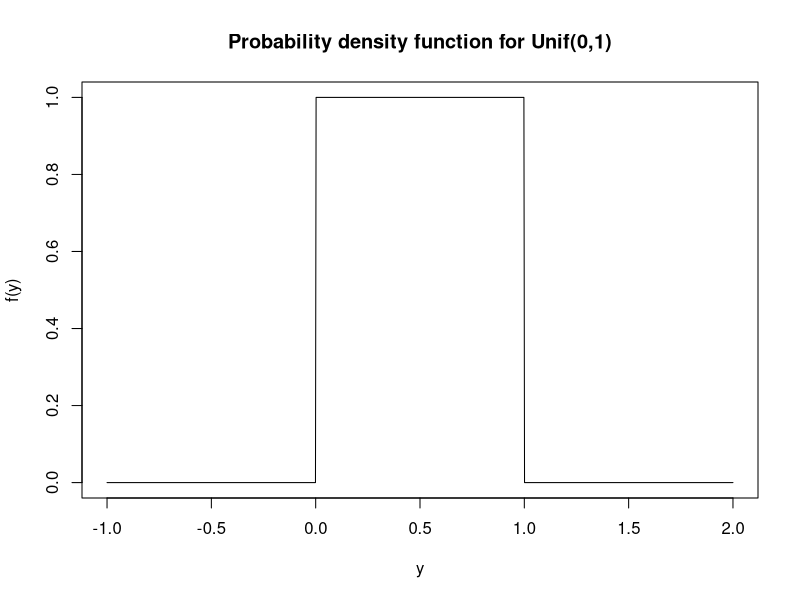
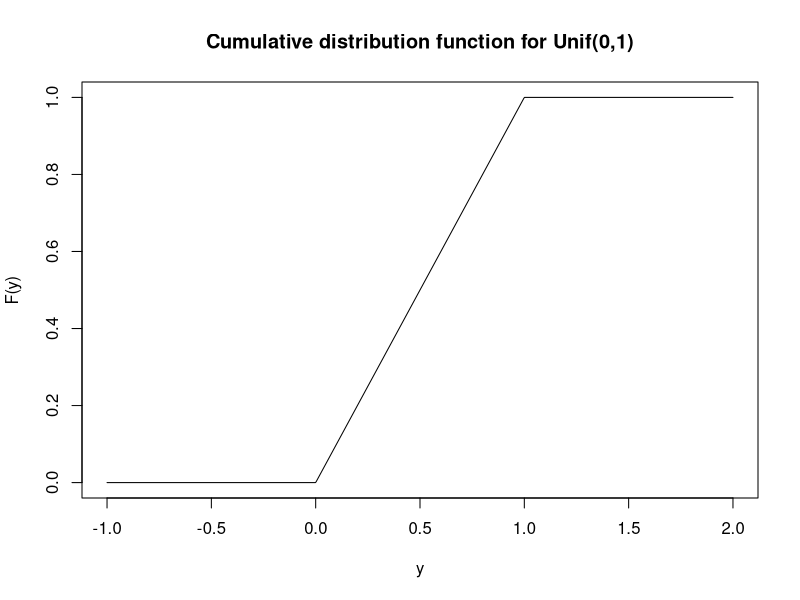
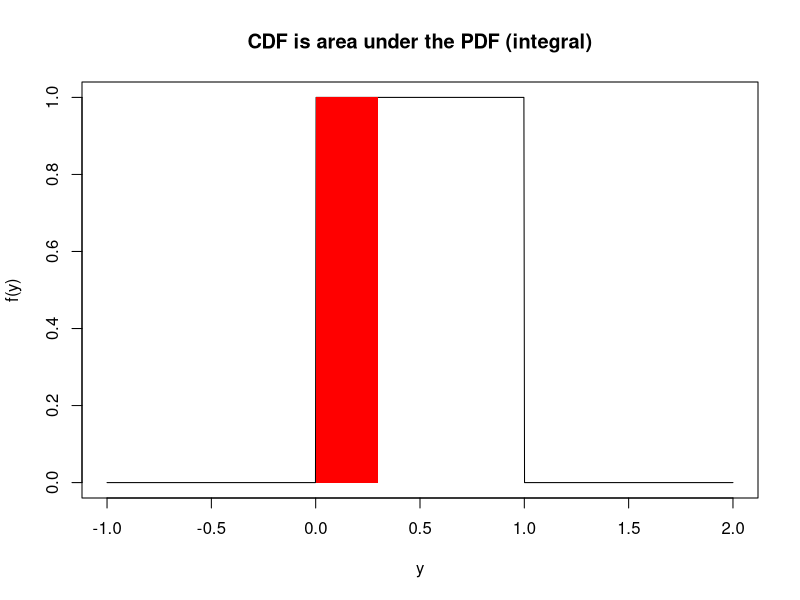
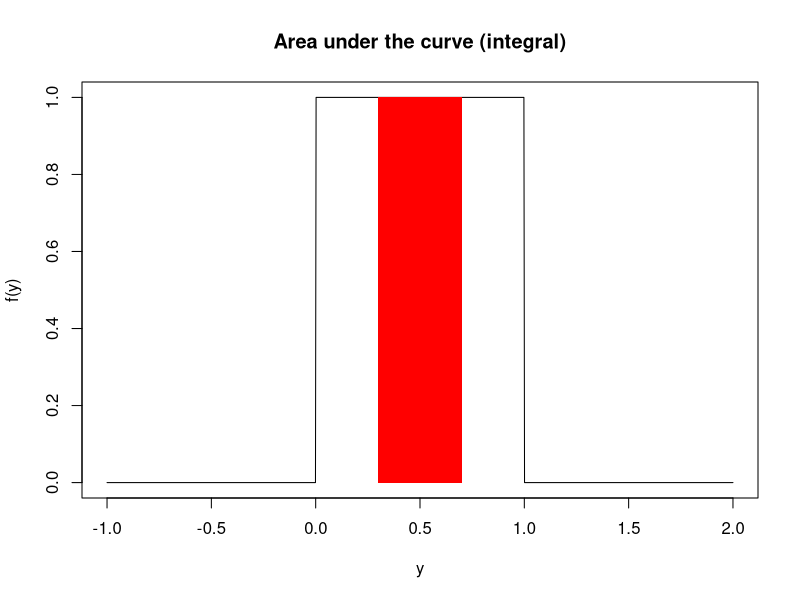
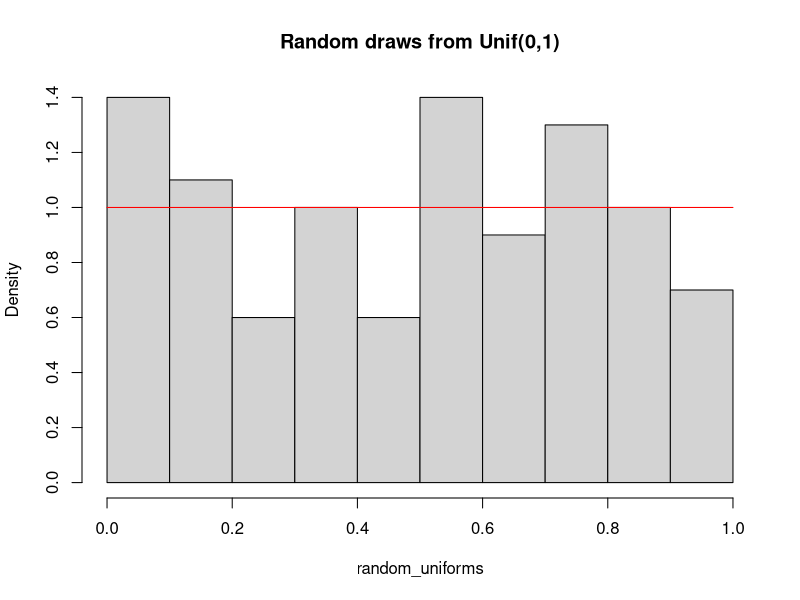
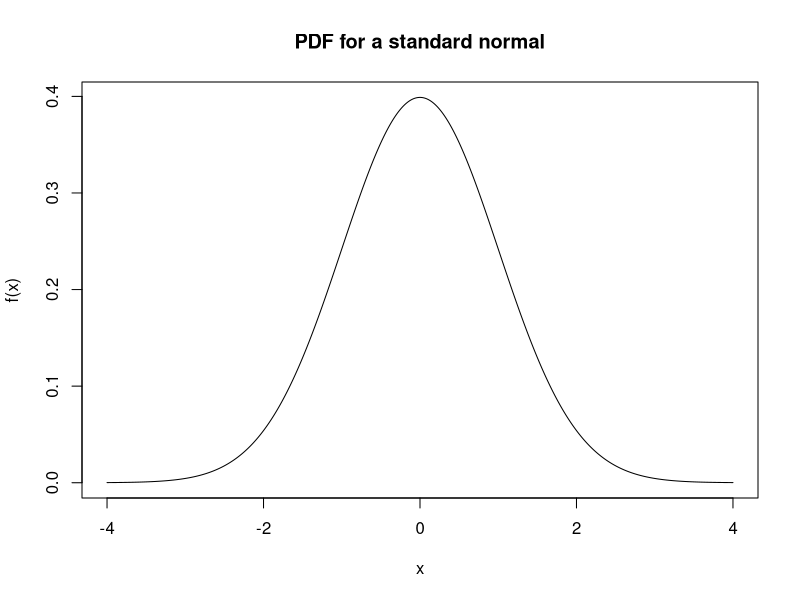
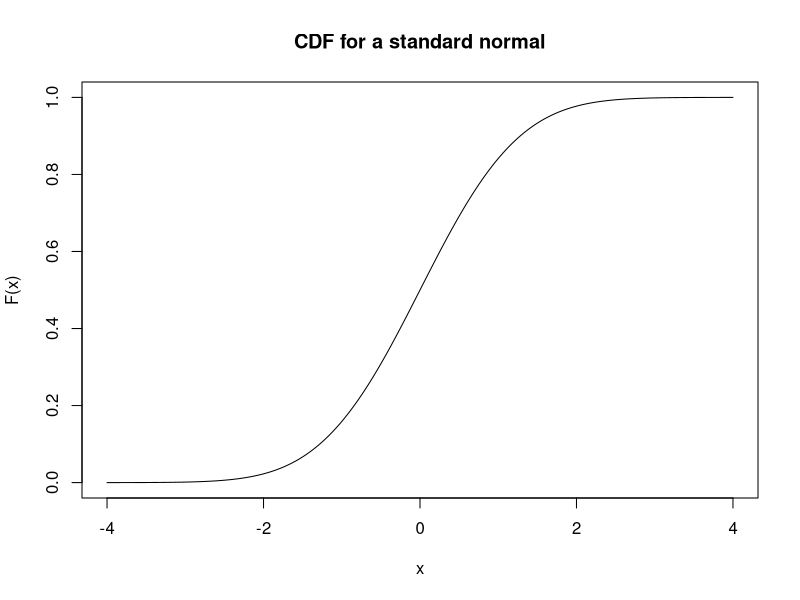
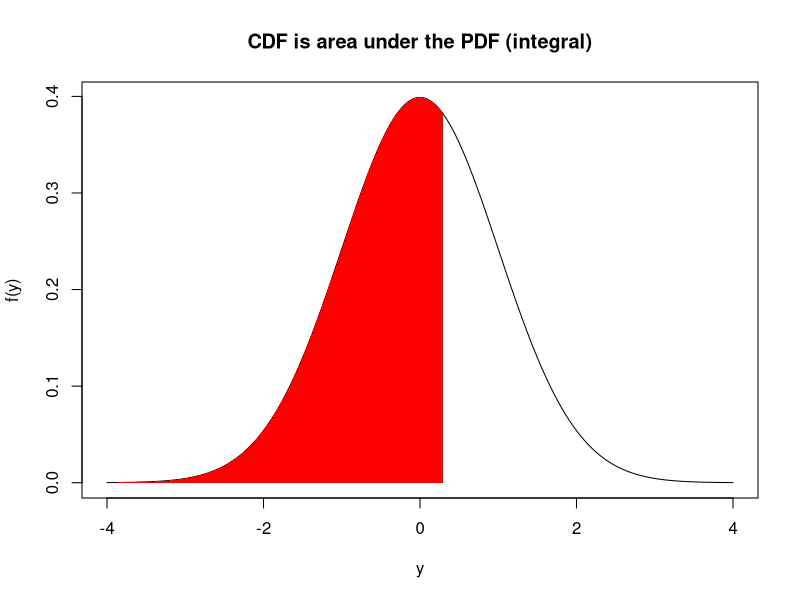

These figures' R source, in order:
a <- 0
b <- 1

# The curve function expects you to give a function of `x` and then it 
# (internally) creates a sequence of values from `from` and to `to` and creates
# plots similar to what we had before, but using a line rather than points.
curve(dunif(x, min = a, max = b), 
      from = -1, to = 2, n = 1001, 
      xlab='y', ylab='f(y)', 
      main='Probability density function for Unif(0,1)')

curve(punif(x, min = a, max = b), 
      from = -1, to = 2, n = 1001,
      xlab='y', ylab='F(y)', 
      main='Cumulative distribution function for Unif(0,1)')

# Visualize the CDF
curve(dunif(x, min = a, max = b), 
      from = -1, to = 2, n = 1001,
      xlab='y', ylab='f(y)', 
      main='CDF is area under the PDF (integral)')

U <- 0.3
x <- seq(-1, U, length = 1001)
polygon(c(x, rev(x)), 
          c(rep(0, length(x)), dunif(rev(x), min = a, max = b)),
          col = 'red', lty = 0)

punif(U, min = a, max = b)

# Visualize area under the curve
curve(dunif(x, min = a, max = b), 
      from = -1, to = 2, n = 1001,
      xlab='y', ylab='f(y)', 
      main='Area under the curve (integral)')

L <- 0.3; U <- 0.7
x <- seq(L, U, length = 1001)
polygon(c(x, rev(x)), 
          c(rep(0, length(x)), dunif(rev(x), min = a, max = b)),
          col = 'red', lty = 0)

punif(U, min = a, max = b) - punif(L, min = a, max = b)

random_uniforms <- runif(100, min = a, max = b)

hist(random_uniforms, 
     probability = TRUE, 
     main = 'Random draws from Unif(0,1)')

curve(dunif(x, min = a, max = b), 
      add = TRUE, col='red')



mu    <- 0
sigma <- 1 # standard deviation

curve(dnorm(x, mean = mu, sd = sigma), # notice the 3rd argument is the sd
      from = mu - 4*sigma, to = mu + 4*sigma, n = 1001,
      ylab = 'f(x)', xlab = 'x',
      main = 'PDF for a standard normal')

curve(pnorm(x, mean = mu, sd = sigma), 
      from = mu - 4*sigma, to = mu + 4*sigma, n = 1001,
      main = 'CDF for a standard normal',
      ylab = 'F(x)')

# Visualize the CDF
curve(dnorm(x, mean = mu, sd = sigma), 
      from = mu - 4*sigma, to = mu + 4*sigma, n = 1001,
      xlab='y', ylab='f(y)', 
      main='CDF is area under the PDF (integral)')

U <- 0.3
x <- seq(mu - 4*sigma, U, length = 1001)
polygon(c(x, rev(x)), 
          c(rep(0, length(x)), dnorm(rev(x), mean = mu, sd = sigma)),
          col = 'red', lty = 0)

pnorm(U, mean = mu, sd = sigma)

# Visualize area under the curve
curve(dnorm(x, mean = mu, sd = sigma), 
      from = mu - 4*sigma, to = mu + 4*sigma, n = 1001,
      xlab='y', ylab='f(y)', 
      main='Area under the curve (integral)')

L <- -0.2; U <- 0.3
x <- seq(L, U, length = 1001)
polygon(c(x, rev(x)), 
          c(rep(0, length(x)), dnorm(rev(x), mean = mu, sd = sigma)),
          col = 'red', lty = 0)

pnorm(U, mean = mu, sd = sigma) - pnorm(L, mean = mu, sd = sigma)

curve(qnorm(x, mean = mu, sd = sigma),
      from = 0, to = 1, n = 1001, 
      main = 'Quantile function for a standard normal')

draws <- rnorm(100, mean = mu, sd = sigma)
hist(draws, 20, probability = TRUE)
curve(dnorm(x, mean = mu, sd = sigma), n = 1001, 
      add = TRUE, col = 'red')
